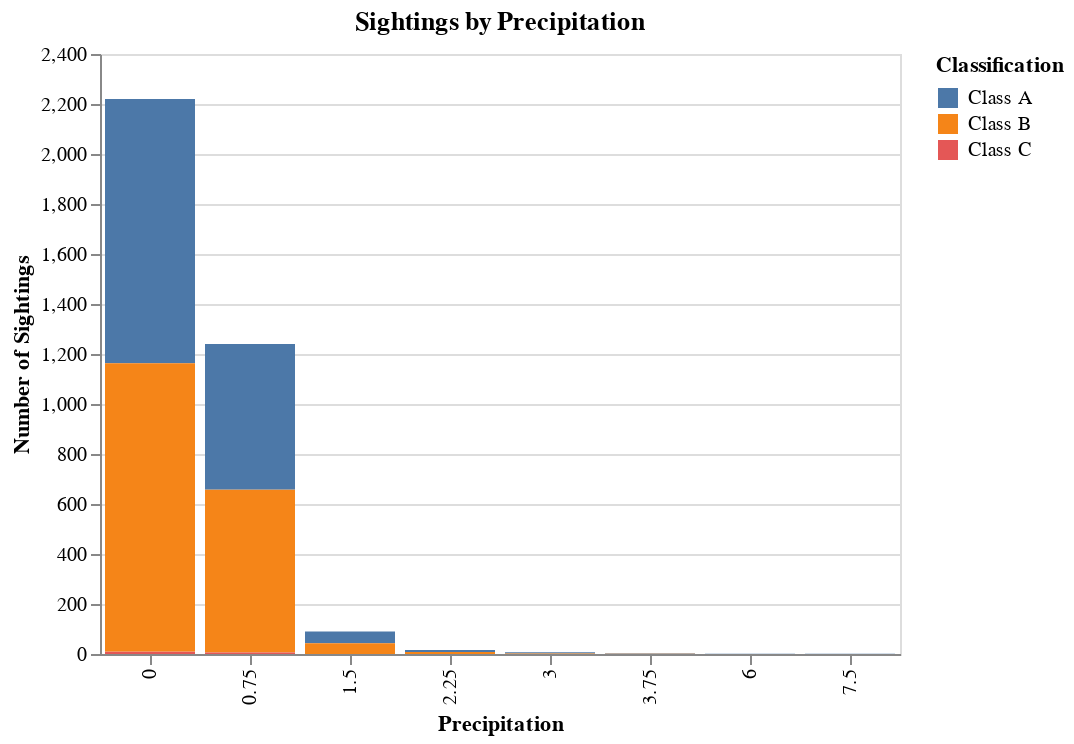

Write notebook code for a chart like this one.
### Code cell
import numpy as np
precip_intensity_bins = np.arange(0.0, 8.25, 0.75).tolist()
precip_intensity_histogram_chart = make_sighting_histogram_chart(
    reports,
    precip_intensity_bins,
    "precip_intensity",
    title="Precipitation"
)
precip_intensity_histogram_chart

### Figure 1 — Vega-Lite specification as saved in the notebook (floating-point values rounded to 4 significant figures)
{"config": {"view": {"continuousWidth": 400, "continuousHeight": 300}}, "data": {"name": "data-ab468daa352339610a6950451866ab0a"}, "mark": "bar", "encoding": {"color": {"field": "classification", "title": "Classification", "type": "nominal"}, "tooltip": {"field": "count", "type": "quantitative"}, "x": {"field": "precip_intensity_binned", "title": "Precipitation", "type": "nominal"}, "y": {"field": "count", "title": "Number of Sightings", "type": "quantitative"}}, "title": "Sightings by Precipitation", "width": {"step": 50}, "$schema": "https://vega.github.io/schema/vega-lite/v4.17.0.json", "datasets": {"data-ab468daa352339610a6950451866ab0a": [{"precip_intensity_binned": 0.0, "classification": "Class A", "count": 1057}, {"precip_intensity_binned": 6.0, "classification": "Class A", "count": 1}, {"precip_intensity_binned": 0.0, "classification": "Class C", "count": 10}, {"precip_intensity_binned": 7.5, "classification": "Class A", "count": 1}, {"precip_intensity_binned": 1.5, "classification": "Class A", "count": 47}, {"precip_intensity_binned": 0.75, "classification": "Class B", "count": 652}, {"precip_intensity_binned": 0.75, "classification": "Class A", "count": 582}, {"precip_intensity_binned": 1.5, "classification": "Class B", "count": 43}, {"precip_intensity_binned": 0.75, "classification": "Class C", "count": 6}, {"precip_intensity_binned": 0.0, "classification": "Class B", "count": 1153}, {"precip_intensity_binned": 3.0, "classification": "Class A", "count": 5}, {"precip_intensity_binned": 2.25, "classification": "Class A", "count": 8}, {"precip_intensity_binned": 3.75, "classification": "Class A", "count": 2}, {"precip_intensity_binned": 3.75, "classification": "Class B", "count": 1}, {"precip_intensity_binned": 2.25, "classification": "Class B", "count": 8}, {"precip_intensity_binned": 3.0, "classification": "Class B", "count": 2}]}}
